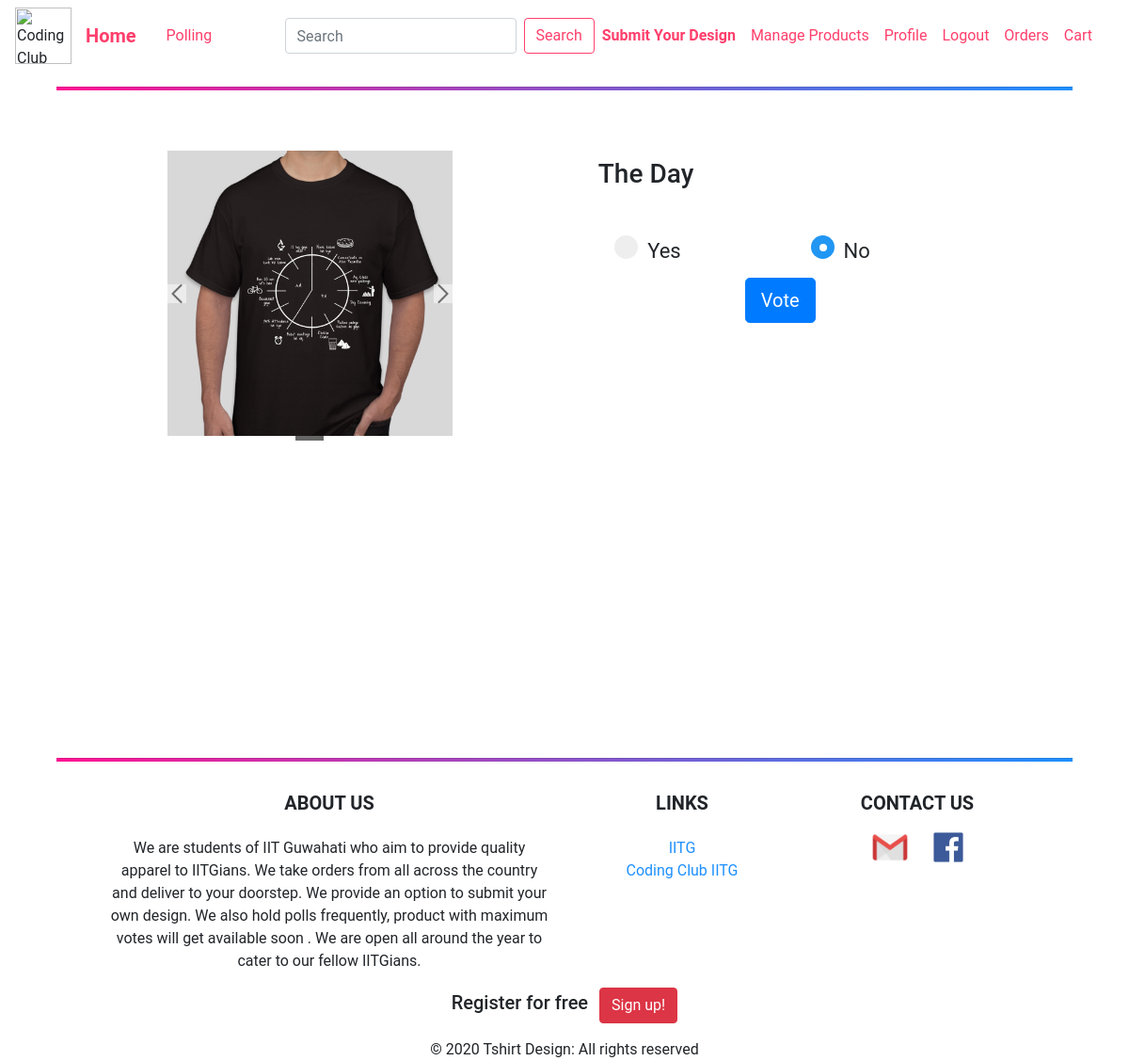
Page /polls/6/vote/ (signed in) on the committed database.
### polls/models.py (models this page shows, shortened)
class Question(models.Model):
    question_text = models.CharField(max_length=200)
    department = models.CharField(max_length=120, choices=DEPARTMENTS, default='None')
    club = models.CharField(max_length=120, choices=CLUBS, default='None')
    image = models.ImageField( default='default.jpg', upload_to='images/')
    pub_date = models.DateTimeField(auto_now_add=True)
    status = models.BooleanField(default=True)
    image1 = models.ImageField(upload_to='images/',blank=True,null=True )
    general = models.BooleanField(default=False)

class Choice(models.Model):
    question = models.ForeignKey(Question, on_delete=models.CASCADE)
    choice_text = models.CharField(max_length=200)
    votes = models.IntegerField(default=0)

### polls/views.py (the view)
# urls.py: path('<int:question_id>/vote/', views.vote, name='vote'),
@login_required
def vote(request, question_id):
    if request.method == "POST":
        question = get_object_or_404(Question, pk=question_id)
        try:
            selected_choice = question.choice_set.get(pk=request.POST['choice'])
        except (KeyError, Choice.DoesNotExist):
            return render(request, 'polls/detail.html', {
                'question': question,
                'error_message': "You didn't select a choice.",
            })
        else:
            selected_choice.votes += 1
            selected_choice.save()
            Voter.objects.create(question_id=question_id, user_id=request.user.id)
            messages.success(request,f'Your vote is successfully recorded')
            return HttpResponseRedirect(reverse('polls:index'))
    else:
        if Voter.objects.filter(question_id=question_id, user_id=request.user.id).exists():
            question = get_object_or_404(Question, pk=question_id)
            return render(request, 'polls/detail.html', {
                'question': question,
                'error_message': "You have already voted."
            })
        else:
            question = get_object_or_404(Question, pk=question_id)
            return render(request, 'polls/detail.html', {
                'question': question,
            })

### polls/templates/polls/detail.html (shortened to what this page needs)
{% extends "blog/base.html" %}
{% block content %}
    <br>
    <br>
    <div class="col-sm-10 col-lg-10 col-md-10 mx-auto mb-4">
        <div class="row">
            <div class="col-lg-4 col-md-6 col-sm-9 mx-auto mb-4">
                <div id="carousel-thumb" class="carousel slide carousel-fade carousel-thumbnails" data-interval="false">
                    <div class="carousel-inner" role="listbox">
                        <div class="carousel-item active">
                            <img class="d-block w-100" src="{{ question.image.url }}" alt="First slide">
                        </div>
                    </div>
                    <a class="carousel-control-prev py-2" href="#carousel-thumb" role="button" data-slide="prev">
                        <span class="carousel-control-prev-icon" style="background-image: url('/media/icons/arrow-left.jpg')" aria-hidden="true"></span>
                    </a>
                    <a class="carousel-control-next py-2"   href="#carousel-thumb" role="button" data-slide="next">
                        <span class="carousel-control-next-icon" style="background-image: url('/media/icons/arrow-right.png')" aria-hidden="true"></span>
                    </a>
                    <ol class="carousel-indicators mb-0 mt-0" style="bottom: -5%">
                        <li data-target="#carousel-thumb" data-slide-to="0" class="active li-bg-color">
                        </li>
                    </ol>
                </div>
            </div>
            <div class="col-lg-5 col-md-5 col-sm-10 mx-auto py-2">
                <h3 class="mb-5">{{ question.question_text }}</h3>
                {% if error_message %}
                    <p class="py-4"><strong>{{ error_message }}</strong></p>
                    <a href="{% url 'polls:index'  %}">Go Back To Poll</a>
                {% else %}
                    <form class="" action="{% url 'polls:vote' question.id %}" method="post">
                        <div class="row">
                            {% for choice in question.choice_set.all %}
                                <div class="col-sm-5 mx-auto">
                                    <label  class="container-radio" for="choice{{ forloop.counter }}">{{ choice.choice_text|capfirst }}
                                        <span class="checkmark"></span>
                                    </label>
                                </div>
                            {% endfor %}
                            <input class="mx-auto btn btn-lg btn-primary" type="submit" value="Vote">
                        </div>
                    </form>
                {% endif %}
            </div>
        </div>
    </div>
{% endblock %}

### blog/static/blog/main.css (style rules this page uses)
body { position: relative; margin: 0; padding-bottom: 6rem; min-height: 100%; background: #fff; color: #333333; }
#bootstrap-overrides .li-bg-color { background-color: #666; padding-top: 1%; margin-right: 5%; margin-left: 5%; }
#bootstrap-overrides .active { background-color: #666; }
.container-radio { display: block; position: relative; padding-left: 35px; margin-bottom: 12px; cursor: pointer; font-size: 22px; -webkit-user-select: none; -moz-user-select: none; -ms-user-select: none; user-select: none; }
#bootstrap-overrides .carousel-control-next { width: auto; }
#bootstrap-overrides .carousel-control-prev { width: auto; }
.checkmark { position: absolute; top: 0; left: 0; height: 25px; width: 25px; background-color: #eee; border-radius: 50%; }
.container-radio input:checked ~ .checkmark { background-color: #2196F3; }
.checkmark:after { content: ""; position: absolute; display: none; }
.container-radio input:checked ~ .checkmark:after { display: block; }
.container-radio .checkmark:after { top: 9px; left: 9px; width: 8px; height: 8px; border-radius: 50%; background: white; }

### rows in the picture
Question: image (picture), question_text "The Day"
Choice: choice_text "Yes"
Choice: choice_text "No"
